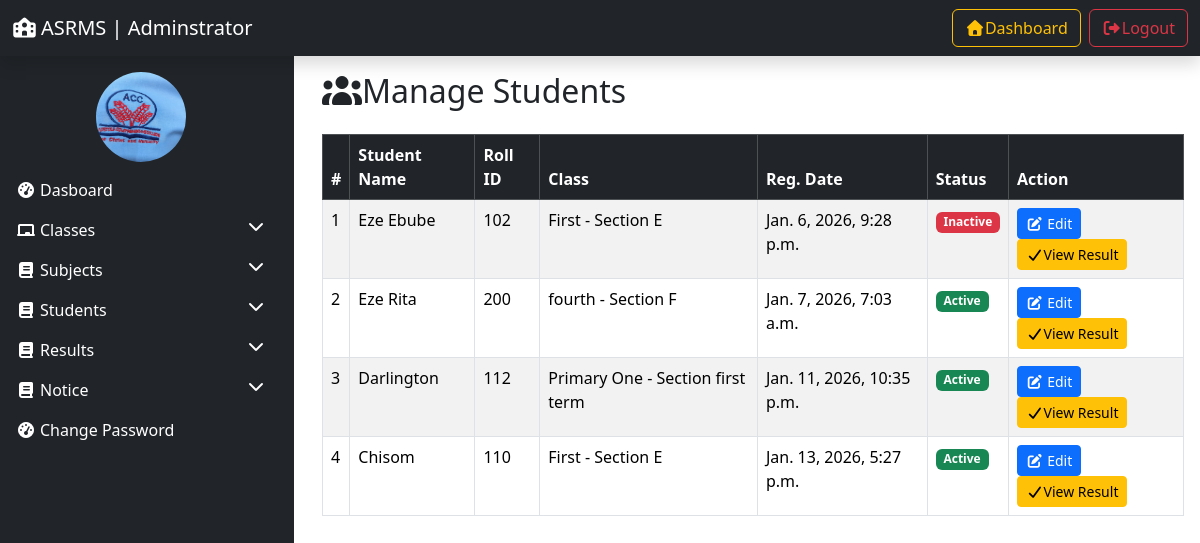
The app's page /manage_student/ (signed in), older data.
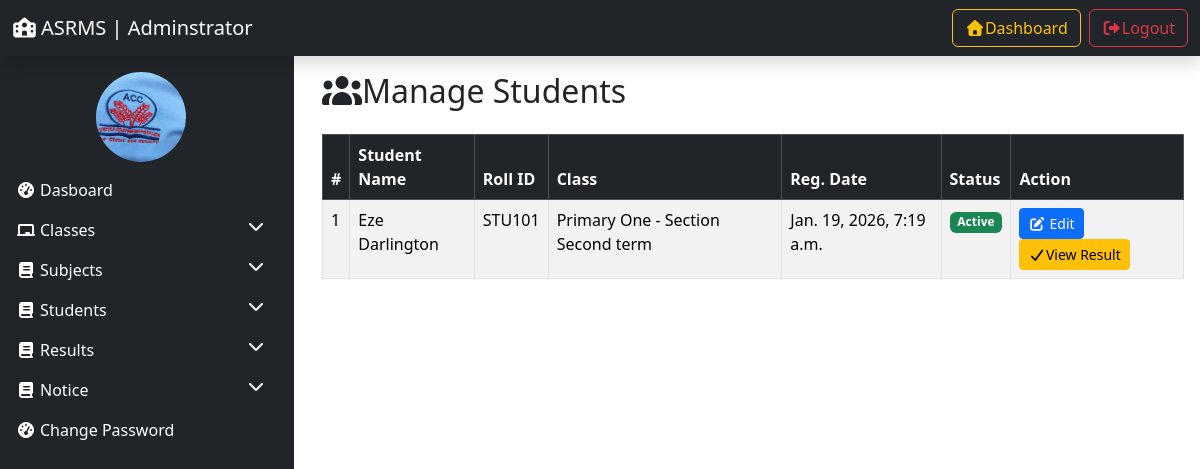
The same page, newer data.
### resultManager/models.py (models this page shows, shortened)
class Student(models.Model):
    GENDER_CHOICES = (
        ('Male', 'Male'),
        ('Female', 'Female'),
    )
    name = models.CharField(max_length=100)
    roll_id = models.CharField(max_length=30)
    email = models.EmailField(max_length=100)
    gender = models.CharField(max_length=10,choices=GENDER_CHOICES)
    dob = models.CharField(max_length=50)
    student_class = models.ForeignKey(Class, on_delete=models.SET_NULL, null=True)
    reg_date = models.DateTimeField(auto_now_add=True)
    updation_date = models.DateTimeField(auto_now=True)
    status = models.IntegerField(default=1)

class Class(models.Model):
    class_name = models.CharField(max_length=100)
    section = models.CharField(max_length=20)
    creation_date = models.DateTimeField(auto_now_add=True)
    updation_date = models.DateTimeField(auto_now=True)

### resultManager/views.py (the view)
# urls.py: path('manage_student/',manage_student, name='manage_student'),
@login_required(login_url='admin_login')
def manage_student(request):
    students= Student.objects.all()
    return render(request, 'manage_student.html', locals())

### resultManager/templates/manage_student.html (shortened to what this page needs)
{% extends 'admin_base.html' %} {% load static %} {% block content %}
<div class="container">
  <h2 class="mb-4"><i class="fas fa-users"></i>Manage Students</h2>
  <table class="table table-striped table-bordered">
    <thead class="table-dark">
      <tr>
        <th scope="col">#</th>
        <th scope="col">Student Name</th>
        <th scope="col">Roll ID</th>
        <th scope="col">Class</th>
        <th scope="col">Reg. Date</th>
        <th scope="col">Status</th>
        <th scope="col">Action</th>
      </tr>
    </thead>
    <tbody>
      {% for student in students %}
      <tr>
        <td scope="col">{{forloop.counter}}</td>
        <td scope="col">{{student.name}}</td>
        <td scope="col">{{student.roll_id}}</td>
        <td scope="col">
          {{student.student_class.class_name}} - Section
          {{student.student_class.section}}
        </td>
        <td scope="col">{{student.reg_date}}</td>
        <td scope="col">
          {% if student.status == 1 %}
          <span class="badge bg-success">Active</span>
          {% else %}
          <span class="badge bg-danger">Inactive</span>
          {% endif %}
        </td>
        <td scope="col">
          <a
            href="{% url 'edit_student' student.id %}"
            class="btn btn-sm btn-primary"
            ><i class="fas fa-edit"></i>
            Edit
          </a>
          <a
            href="{% url 'admin_view_result' student.id %}"
            class="btn btn-sm btn-warning me-1"
            ><i class="fas fa-check"></i>View Result</a
          >
        </td>
      </tr>
      {% empty %}
      <tr>
        <td colspan="8" class="text-center">No Student found.</td>
        {% endfor %}
    </tbody>
  </table>
</div>
{% endblock %}

Row changes from the older to the newer data that the page shows:
removed Student: name "Eze Ebube", roll_id "102", student_class.class_name "First", student_class.section "E", reg_date "Jan. 6, 2026, 9:28 p.m.", status "Inactive"
removed Student: name "Eze Rita", roll_id "200", student_class.class_name "fourth", student_class.section "F", reg_date "Jan. 7, 2026, 7:03 a.m.", status "Active"
removed Student: name "Darlington", roll_id "112", student_class.class_name "Primary One", student_class.section "first term", reg_date "Jan. 11, 2026, 10:35 p.m.", status "Active"
removed Student: name "Chisom", roll_id "110", student_class.class_name "First", student_class.section "E", reg_date "Jan. 13, 2026, 5:27 p.m.", status "Active"
added Student: name "Eze Darlington", roll_id "STU101", student_class.class_name "Primary One", student_class.section "Second term", reg_date "Jan. 19, 2026, 7:19 a.m.", status "Active"
